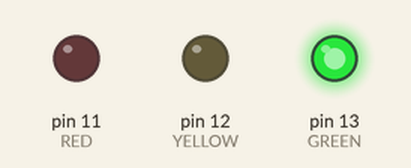
Recording of a sketch running on a simulated Arduino Uno, built with avr-gcc and run on an emulated ATmega328P. Parts: output pins drawn as LEDs (lit = HIGH).

Above: at 5.0 s.
At 12.0 s:
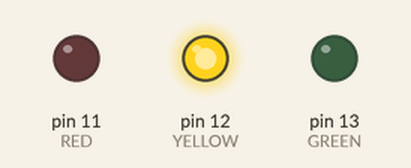
At 19.0 s:
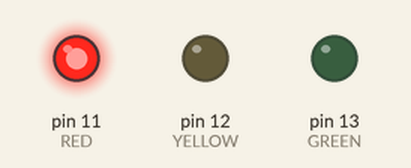
Timing chart, 0 to 31.2 s (numbered marks = the images above):
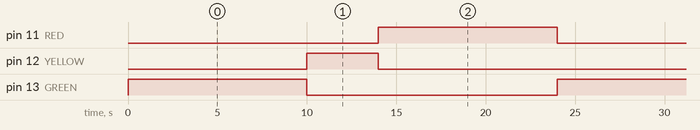

Measured:
- by itself, pin 11 (RED), pin 13 (GREEN): alternates HIGH for 10.0 s and LOW for 14.0 s
- by itself, pin 12 (YELLOW): alternates HIGH for 4.0 s and LOW for 20.0 s
- by itself, everything shown: repeats every 24.0 s, in 4 steps

The sketch:

_semaforo.ino
```cpp
int GREEN = 13;
int YELLOW = 12;
int RED = 11;

void setup () {
  pinMode (GREEN, OUTPUT);
  pinMode (YELLOW, OUTPUT);
  pinMode (RED, OUTPUT);
}
void loop () {
  digitalWrite(GREEN, HIGH);
  delay (10000);
  digitalWrite(GREEN, LOW);
  digitalWrite(YELLOW, HIGH);
  delay (4000);
  digitalWrite(YELLOW, LOW);
  digitalWrite(RED, HIGH);
  delay (10000);
  digitalWrite(RED, LOW);
}
```
